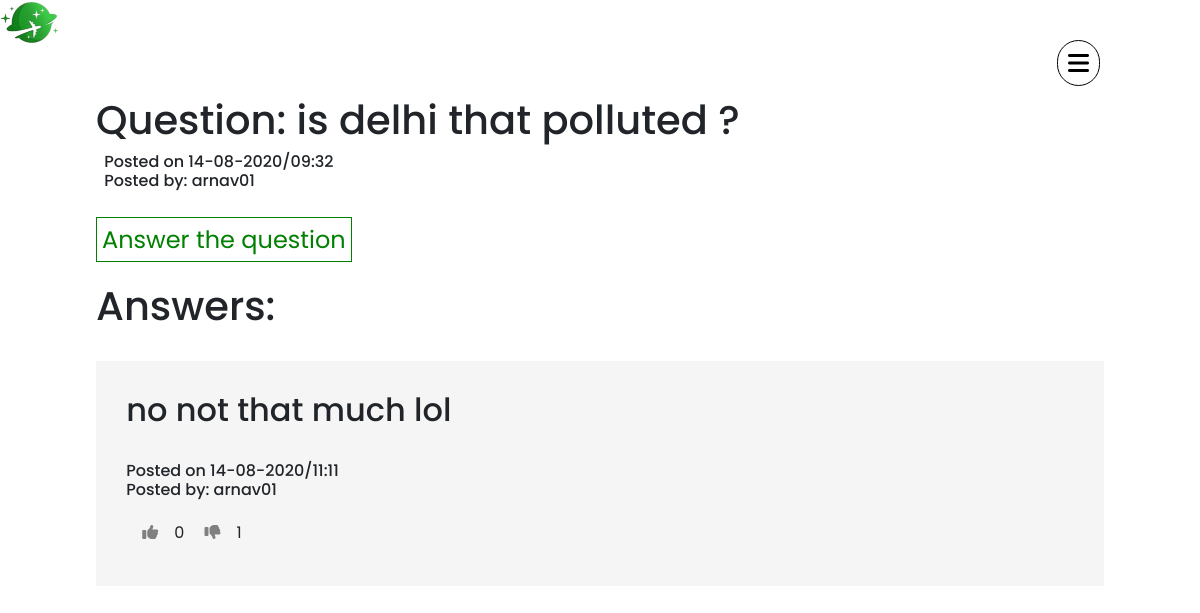
Screenshot of /3/singleq with the database file from the repository.
### dpsr/models.py (models this page shows, shortened)
class Question(db.Model , UserMixin):
    __tablename__ = 'questions'
    id = db.Column(db.Integer , primary_key = True)
    question = db.Column(db.String)
    date = db.Column(db.DateTime,nullable = False,default=datetime.now)
    userid = db.Column(db.Integer , db.ForeignKey('users.id'))
    answer = db.relationship('Answer' , backref = 'question' , lazy = 'dynamic')

class User(db.Model,UserMixin):
    __tablename__ = 'users'
    id = db.Column(db.Integer,primary_key = True)
    fname = db.Column(db.String(64))
    profile_image = db.Column(db.String(64), nullable = False, default = 'Site_icon.png')
    email = db.Column(db.String(64),unique = True,index = True)
    username = db.Column(db.String(64),unique = True,index = True)
    password_hash = db.Column(db.String(128))
    car = db.relationship('Car' , backref = 'user' , lazy = 'dynamic')
    hotel = db.relationship('Hotel' , secondary = hotel_user , backref = db.backref('user', lazy = 'dynamic'))
    question = db.relationship('Question' , backref = 'user' , lazy = 'dynamic')
    answer = db.relationship('Answer' , backref = 'user' , lazy = 'dynamic')
    likes = db.relationship('Like' , backref = 'user' , lazy = 'dynamic')
    unlikes = db.relationship('Unlike' , backref = 'user' , lazy = 'dynamic')
    dates = db.relationship('Hoteldate' , backref = 'user' , lazy = 'dynamic')

class Answer(db.Model , UserMixin):
    __tablename__ = 'answers'
    id = db.Column(db.Integer , primary_key = True)
    answer = db.Column(db.String)
    date = db.Column(db.DateTime,nullable = False,default=datetime.now)
    questionid = db.Column(db.Integer , db.ForeignKey('questions.id'))
    userid = db.Column(db.Integer , db.ForeignKey('users.id'))
    likes = db.relationship('Like' , backref = 'answer' , lazy = 'dynamic')
    unlikes = db.relationship('Unlike' , backref = 'answer' , lazy = 'dynamic')

### dpsr/faq/views.py (the view)
@faqs.route('/<q_id>/singleq' , methods = ['GET' , 'POST'])
def singleq(q_id):
    question = Question.query.get_or_404(q_id)
    ans = []
    like = []
    unlike = []
    for answer in question.answer:
        ans.append(answer)
        n = 0
        for l in answer.likes:
            n += 1
        like.append(n)
        n = 0
        for l in answer.unlikes:
            n += 1
        unlike.append(n)
    return render_template('singleq.htm' , question = question , q_id = q_id , ans = ans , like = like , unlike = unlike)

### dpsr/templates/singleq.htm (shortened to what this page needs)
{%extends 'base.htm'%}
{%block content%}
<div id="blur" style="margin: 8%;">
  <div class="animate__animated animate__fadeInDown">
<h1>Question: {{question.question}} ?</h1>
<h6>&nbsp; Posted on {{question.date.strftime('%d-%m-%Y/%H:%M')}}<br>&nbsp; Posted by: {{question.user.username}}</h6><br>
<a class="linkie" style="font-size: x-large;color: green; border: 1px solid green; padding: 5px;"
href="#" onclick="toggle()">
  Answer the question</a>
<br><br>
</div>
<div class="animate__animated animate__fadeInLeft">
<h1>Answers:</h1>
{%for answer in ans%}
<div class="container" style="margin-top: 3% !important; background-color: whitesmoke; height: fit-content; padding: 3%;">
  <h2>{{answer.answer}}</h2><br>
  <h6>Posted on {{answer.date.strftime('%d-%m-%Y/%H:%M')}}<br> Posted by: {{answer.user.username}}</h6>
  <a href="{{url_for('faqs.liun' , type = 'like', a_id = answer.id , q_id = q_id)}}"><i class="fas fa-thumbs-up"></i></a>{{like.pop(0)}}
  <a href="{{url_for('faqs.liun' , type = 'unlike', a_id = answer.id , q_id = q_id)}}"><i class="fas fa-thumbs-down"></i></a>{{unlike.pop(0)}}
</div>
</div>
{%endfor%}
</div>
{%endblock%}

### dpsr/static/style.css (style rules this page uses)
body { font-family: 'Poppins', sans-serif; }
html { scroll-behavior: smooth; }
* { margin: 0; padding: 0; box-sizing: border-box; }
a { text-decoration: none !important; }
.container { width: 100%; height: 100vh; position: relative; margin: 0 auto; }
.fa-thumbs-up { color: grey; margin: 1em; }
.fa-thumbs-down { color: grey; margin: 1em; }

### rows the page displays
Question: question "is delhi that polluted", date "14-08-2020/09:32"
User: user.username "arnav01"
Answer: answer "no not that much lol", date "14-08-2020/11:11", user.username "arnav01", pop "0", pop "1"
